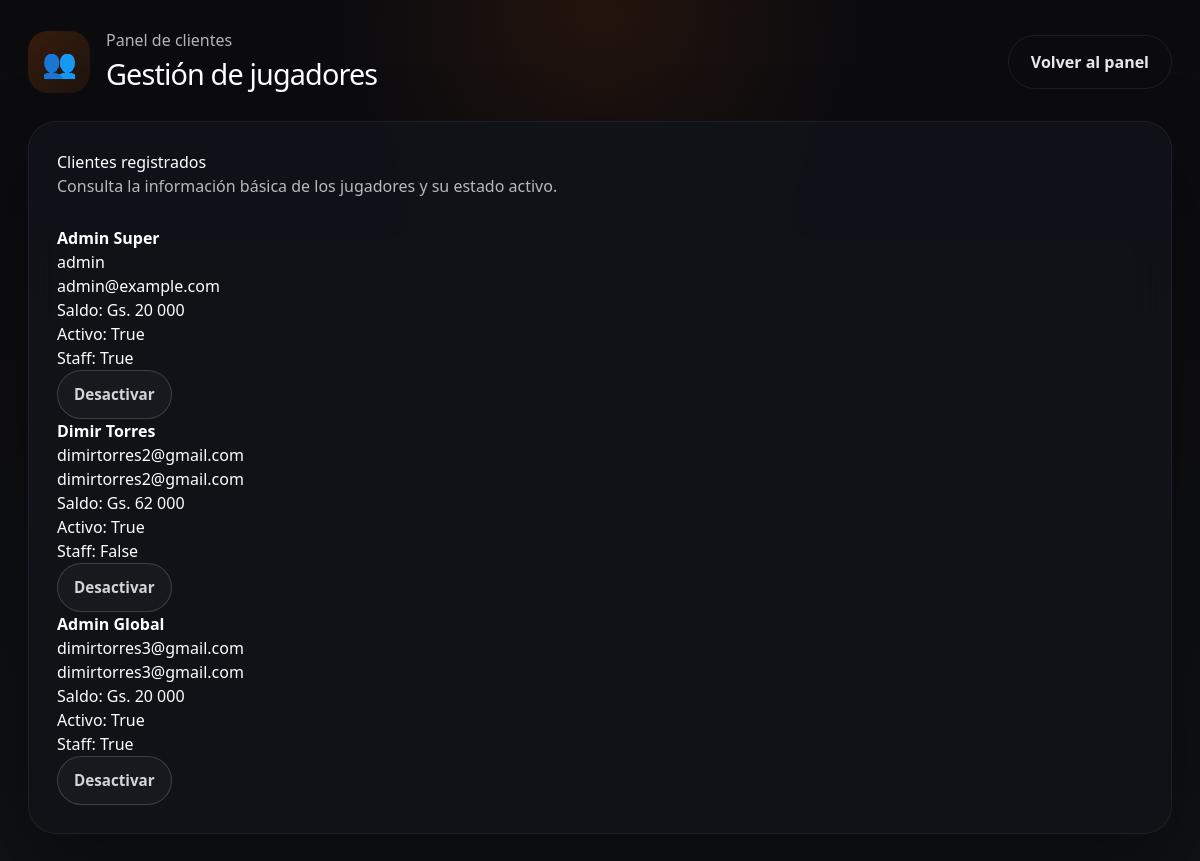
Screenshot of /casino/admin-panel/clientes/ (signed in) with the database file from the repository.
### casino/models.py (models this page shows)
class Player(AbstractUser):
    nombre = models.CharField(max_length=64, verbose_name=_("Nombres"))
    apellido = models.CharField(max_length=64, verbose_name=_("Apellidos"))
    edad = models.PositiveSmallIntegerField(verbose_name=_("Edad"), validators=[validar_edad_mayoria])
    sexo = models.CharField(max_length=16, choices=[("M", "Masculino"), ("F", "Femenino"), ("O", "Otro")], verbose_name=_("Sexo"))
    estado_civil = models.CharField(
        max_length=24,
        choices=[
            ("soltero", "Soltero"),
            ("casado", "Casado"),
            ("divorciado", "Divorciado"),
            ("viudo", "Viudo"),
            ("union_libre", "Unión libre"),
        ],
        verbose_name=_("Estado Civil"),
    )
    saldo = EncryptedDecimalField(
        max_digits=14,
        decimal_places=0,
        default=20000,
        verbose_name=_("Saldo Disponible (Gs.)"),
        help_text=_("Saldo cifrado en Guaraníes."),
    )
    recibio_regalo = models.BooleanField(
        default=False,
        verbose_name=_("Recibió bono de bienvenida"),
        help_text=_("Marca si el usuario obtuvo el regalo de los primeros registros."),
    )
    slot_play_count = models.PositiveIntegerField(
        default=0,
        verbose_name=_("Jugadas consecutivas de tragamonedas"),
        help_text=_("Contador acumulado de giros de tragamonedas para habilitar jackpots de retención."),
    )
    bonus_balance = models.DecimalField(
        max_digits=14,
        decimal_places=0,
        default=0,
        verbose_name=_("Saldo de bono"),
    )
    bonus_rollover = models.DecimalField(
        max_digits=14,
        decimal_places=0,
        default=0,
        verbose_name=_("Rollover acumulado"),
    )
    bonus_rollover_target = models.DecimalField(
        max_digits=14,
        decimal_places=0,
        default=0,
        verbose_name=_("Meta de rollover"),
    )
    free_spins = models.PositiveIntegerField(
        default=0,
        verbose_name=_("Giros gratis disponibles"),
    )
    REQUIRED_FIELDS = ["email", "nombre", "apellido", "edad", "sexo", "estado_civil"]
    class Meta:
        verbose_name = "Jugador"
        verbose_name_plural = "Jugadores"

### casino/views.py (the view)
# urls.py: path("admin-panel/clientes/", views.clientes, name="clientes"),
@login_required
@user_passes_test(is_admin)
def clientes(request):
    jugadores = Player.objects.all().order_by("username")
    return render(request, "casino/clientes.html", {"jugadores": jugadores})

### casino/fields.py (called while the page is built)
    def from_db_value(self, value: bytes | None, expression, connection) -> Decimal | None:
        if value is None:
            return None
        cipher = get_cipher()
        if isinstance(value, memoryview) or isinstance(value, bytearray):
            value = bytes(value)
        if isinstance(value, str):
            try:
                import base64
                value = base64.urlsafe_b64decode(value.encode())
            except Exception:
                value = value.encode()
        try:
            plain = cipher.decrypt(value)
            return Decimal(plain.decode())
        except (InvalidToken, ValueError):
            raise ValidationError("No se pudo descifrar el saldo almacenado.")

### casino/utils.py (called while the page is built)
def get_cipher():
    key = settings.FERNET_KEY
    if isinstance(key, str):
        key_bytes = key.encode()
    elif isinstance(key, (bytes, bytearray, memoryview)):
        key_bytes = bytes(key)
    else:
        key_bytes = str(key).encode()
    return Fernet(key_bytes)

### casino/views.py (called while the page is built)
def is_admin(user):
    return user.is_superuser or user.is_staff

### templates/casino/clientes.html (shortened to what this page needs)
{% extends "base.html" %}
{% load humanize %}
{% block content %}
<div class="dashboard-page">
    <div class="layout-shell">
        <header class="topbar">
            <div class="brand-hero">
                <span class="brand-mark">👥</span>
                <div>
                    <p>Panel de clientes</p>
                    <h1>Gestión de jugadores</h1>
                </div>
            </div>
            <a href="{% url 'casino:admin_panel' %}" class="btn-ghost">Volver al panel</a>
        </header>
        <main class="admin-shell glass-panel">
            <div class="admin-hero">
                <div>
                    <h2>Clientes registrados</h2>
                    <p>Consulta la información básica de los jugadores y su estado activo.</p>
                </div>
            </div>
            <section class="player-list" style="margin-top: 24px;">
                <div class="players-grid">
                    {% for jugador in jugadores %}
                    <div class="player-card">
                        <p><strong>{{ jugador.nombre }} {{ jugador.apellido }}</strong></p>
                        <p>{{ jugador.username }}</p>
                        <p>{{ jugador.email }}</p>
                        <p>Saldo: Gs. {{ jugador.saldo|intcomma }}</p>
                        <p>Activo: {{ jugador.is_active }}</p>
                        <p>Staff: {{ jugador.is_staff }}</p>
                        <form method="post" action="{% url 'casino:toggle_player_status' jugador.id %}">
                            <button type="submit" class="btn-secondary small">
                                {% if jugador.is_active %}Desactivar{% else %}Activar{% endif %}
                            </button>
                        </form>
                    </div>
                    {% empty %}
                    <p class="empty-state">No hay clientes registrados todavía.</p>
                    {% endfor %}
                </div>
            </section>
        </main>
    </div>
</div>
{% endblock %}

### static/css/casinopoipa.css (style rules this page uses)
:root { color-scheme: dark; font-family: 'Inter', sans-serif; background: #0f0f12; color: #e8e8ea; --orange-copper: #d35400; --gray-deep: #121214; --gray-soft: #1f2126; --text-soft: #ced0d5; --border: rgba(255, 162, 57, 0.1); }
* { box-sizing: border-box; }
body { margin: 0; min-height: 100vh; background: radial-gradient(circle at top, rgba(211, 84, 0, 0.12), transparent 25%), linear-gradient(180deg, #0b0b0e 0%, #101114 100%); }
a { color: var(--orange-copper); text-decoration: none; }
button, input, select, textarea { font: inherit; }
.glass-panel { background: rgba(18, 19, 26, 0.92); border: 1px solid rgba(255, 255, 255, 0.06); backdrop-filter: blur(20px); box-shadow: 0 32px 80px rgba(0, 0, 0, 0.35); border-radius: 28px; }
.page-auth, .dashboard-page { min-height: 100vh; }
.brand-mark { width: 62px; height: 62px; display: grid; place-items: center; border-radius: 20px; background: linear-gradient(135deg, rgba(211, 84, 0, 0.22), rgba(229, 126, 34, 0.08)); font-size: 28px; }
.brand-top h1, .brand-hero h1 { margin: 0; font-size: 1.8rem; letter-spacing: -0.03em; }
.brand-top p, .brand-hero p, .balance-info p, .panel-header p { margin: 0; color: #b3b3bd; }
.btn-primary, .btn-secondary, .btn-ghost { border: 0; border-radius: 999px; padding: 14px 22px; font-weight: 600; cursor: pointer; }
.btn-secondary { background: transparent; border: 1px solid rgba(255, 126, 34, 0.28); color: #f6f5f4; }
.btn-ghost { background: transparent; color: #e8e8ea; border: 1px solid rgba(255,255,255,0.08); }
.layout-shell { min-height: 100vh; padding: 28px; display: grid; gap: 26px; }
.topbar { display: flex; flex-wrap: wrap; gap: 16px; align-items: center; justify-content: space-between; }
.brand-hero { display: flex; align-items: center; gap: 16px; }
.balance-card, .play-panel, .cashier-panel, .admin-shell { padding: 28px; }
.btn-secondary { border: 1px solid rgba(255, 255, 255, 0.16); color: #d3d4d8; background: rgba(255, 255, 255, 0.03); }
.small { padding: 12px 16px; font-size: 0.95rem; }
.admin-hero { display: grid; gap: 20px; margin-bottom: 28px; }
.admin-hero h2 { margin: 0; }
.admin-hero p { margin: 0; color: #b9b8bf; }

### rows the page displays
Player: nombre "Admin", apellido "Super", username "admin", email "admin@example.com", saldo "20 000", is_active "True", is_staff "True", shows "Desactivar"
Player: nombre "Dimir", apellido "Torres", username "dimirtorres2@gmail.com", email "dimirtorres2@gmail.com", saldo "62 000", is_active "True", is_staff "False", shows "Desactivar"
Player: nombre "Admin", apellido "Global", username "dimirtorres3@gmail.com", email "dimirtorres3@gmail.com", saldo "20 000", is_active "True", is_staff "True", shows "Desactivar"
